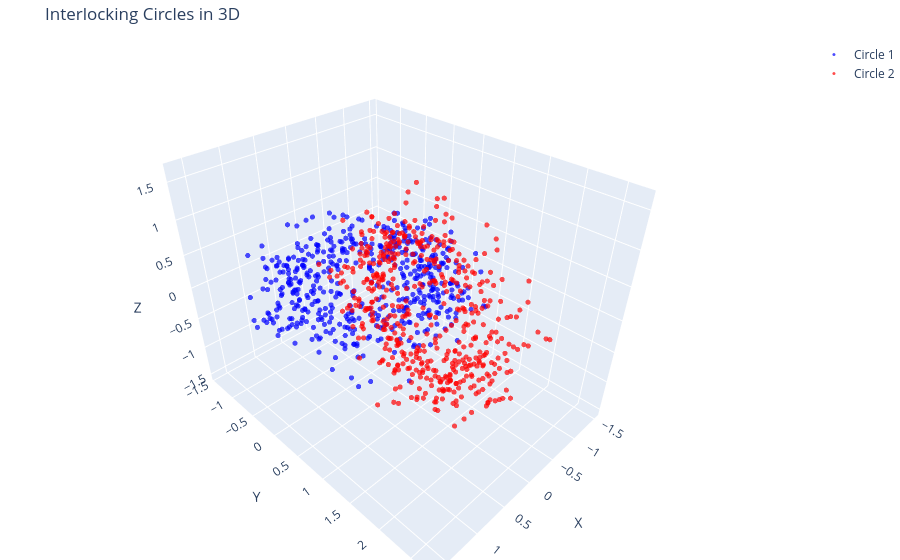

The notebook cell saved with this chart:
### Code cell
# Create interactive 3D scatter plot
fig = go.Figure()

# Plot first circle (label = 0)
fig.add_trace(go.Scatter3d(
    x=X[y == 0, 0], 
    y=X[y == 0, 1], 
    z=X[y == 0, 2],
    mode='markers',
    marker=dict(size=3, color='blue', opacity=0.7),
    name="Circle 1"
))

# Plot second circle (label = 1)
fig.add_trace(go.Scatter3d(
    x=X[y == 1, 0], 
    y=X[y == 1, 1], 
    z=X[y == 1, 2],
    mode='markers',
    marker=dict(size=3, color='red', opacity=0.7),
    name="Circle 2"
))

fig.update_layout(
    title="Interlocking Circles in 3D",
    scene=dict(
        xaxis_title="X",
        yaxis_title="Y",
        zaxis_title="Z"
    ),
    margin=dict(l=0, r=0, b=0, t=40)
)

fig.show()

### Figure 1 — Plotly figure (JSON) as saved in the notebook; plotly's stock layout.template omitted (floating-point values rounded to 4 significant figures; data arrays with more than 128 entries replaced by an {"elided": "..."} marker saying what was removed)
{"data": [{"marker": {"color": "blue", "opacity": 0.7, "size": 3}, "mode": "markers", "name": "Circle 1", "type": "scatter3d", "x": {"elided": "500 float values"}, "y": {"elided": "500 float values"}, "z": {"elided": "500 float values"}}, {"marker": {"color": "red", "opacity": 0.7, "size": 3}, "mode": "markers", "name": "Circle 2", "type": "scatter3d", "x": {"elided": "500 float values"}, "y": {"elided": "500 float values"}, "z": {"elided": "500 float values"}}], "layout": {"margin": {"b": 0, "l": 0, "r": 0, "t": 40}, "scene": {"xaxis": {"title": {"text": "X"}}, "yaxis": {"title": {"text": "Y"}}, "zaxis": {"title": {"text": "Z"}}}, "title": {"text": "Interlocking Circles in 3D"}}}
